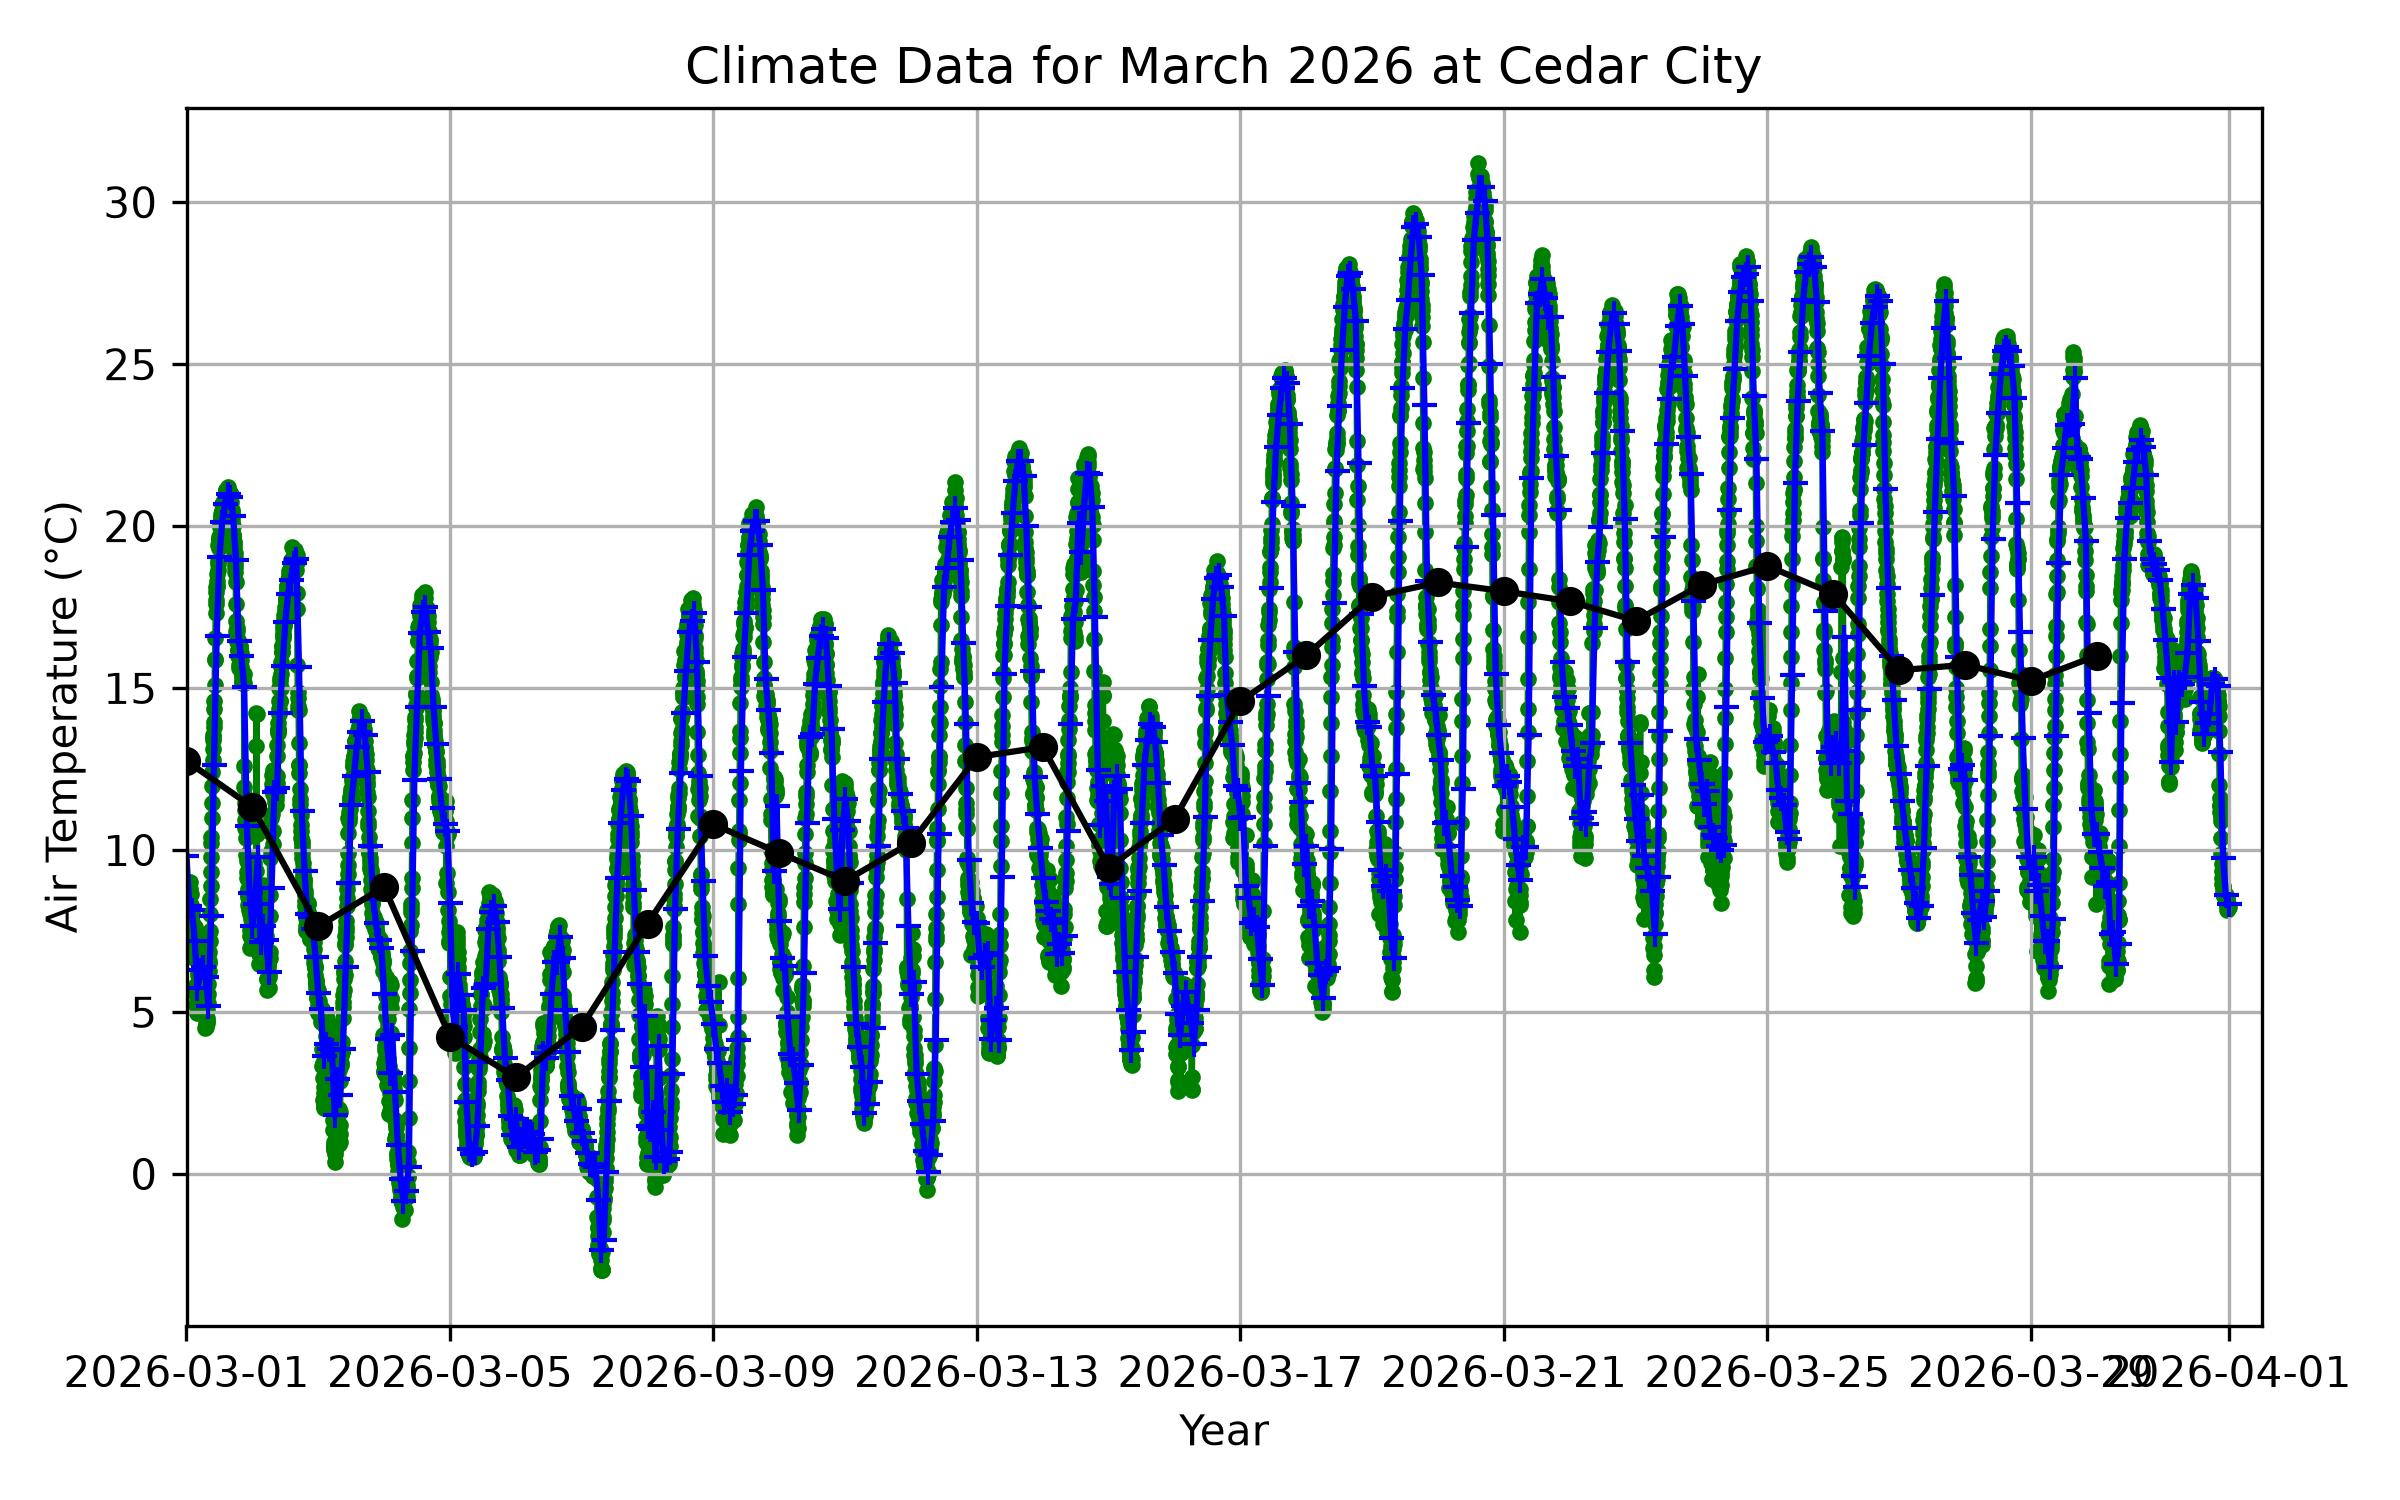

Generate this figure with Python:
"""
Example: Plot Daily, Hourly, and Minute Climate Data

This program demonstrates how to:
1. Read climate datasets with different temporal resolutions
2. Convert date columns into datetime format
3. Set datetime as the index
4. Plot multiple time-series datasets together

Dataset source:
Utah Climate Center
https://climate.usu.edu/mchd/
"""

import pandas as pd
import matplotlib.pyplot as plt
import sys

import pandas as pd
import numpy as np
from pathlib import Path


# Step 1. Define file paths
# Replace the file names below with your own full paths.

#data_dir = Path('../../data_raw')

# For scripts saved in the "solution/" directory:
# Use paths relative to the script location rather than the
# current working directory to ensure consistent file access.

# Get the directory where this script is located
script_dir = Path(__file__).resolve().parent

# If the script is inside the "solution" folder,
# move up one additional directory level
if script_dir.name == "solution":
    repo_dir = script_dir.parents[2]
else:
    repo_dir = script_dir.parents[1]

data_dir = repo_dir / 'data_raw'

file_dly_path = data_dir / 'cedar-city-zion-np-kolob.daily.csv'
file_hly_path = data_dir / 'cedar-city-zion-np-kolob.hourly.csv'
file_min_path = data_dir / 'cedar-city-zion-np-kolob.min.csv'


# Read the CSV files
# The comment="#" option ignores metadata lines
# beginning with # in the climate files.

data_dly = pd.read_csv(file_dly_path, header=0)

data_hly = pd.read_csv(file_hly_path, header=0)
data_min = pd.read_csv(file_min_path, header=0)


# Convert date_time column to datetime format

data_dly['date_time'] = pd.to_datetime(data_dly['Category'])
data_hly['date_time'] = pd.to_datetime(data_hly['Category'])
data_min['date_time'] = pd.to_datetime(data_min['Category'])


# Set datetime as index

data_dly.set_index('date_time', inplace=True)
data_hly.set_index('date_time', inplace=True)
data_min.set_index('date_time', inplace=True)

# Normalize daily timestamps
# Removes the time component from daily data.

data_dly.index = data_dly.index.normalize()

# --- Create the plot ---

plt.figure(figsize=(8, 5))

fig_title = 'Climate Data for March 2026 at Cedar City'

# Plot data
var='Air Temp Avg'
plt.plot(data_dly.index, data_dly[var], marker='o', linestyle='-', color="black", label='Daily',zorder=3)

# Step 2: Plot hourly and minute air temperature
plt.plot(data_hly.index, data_hly[var], marker='+', linestyle='-', color="blue", label='Hourly',zorder=2)
plt.plot(data_min.index, data_min[var], marker='.', linestyle='-', color="green", label='Minite',zorder=1)


# Adding title and labels

plt.title(fig_title)
plt.xlabel('Year')
plt.ylabel('Air Temperature (°C)')
plt.grid(True)


# Set x-axis range

xmin = data_hly.index.min()
xmax = data_hly.index.max()+ pd.Timedelta(days=0.5)
plt.xlim([xmin, xmax])

# Adjust layout to prevent overlap
plt.tight_layout()

# Save the plot as a JPEG file
output_path = Path(__file__).with_suffix('.jpg')
plt.savefig(output_path, dpi=300)

# Display the plot
plt.show()
